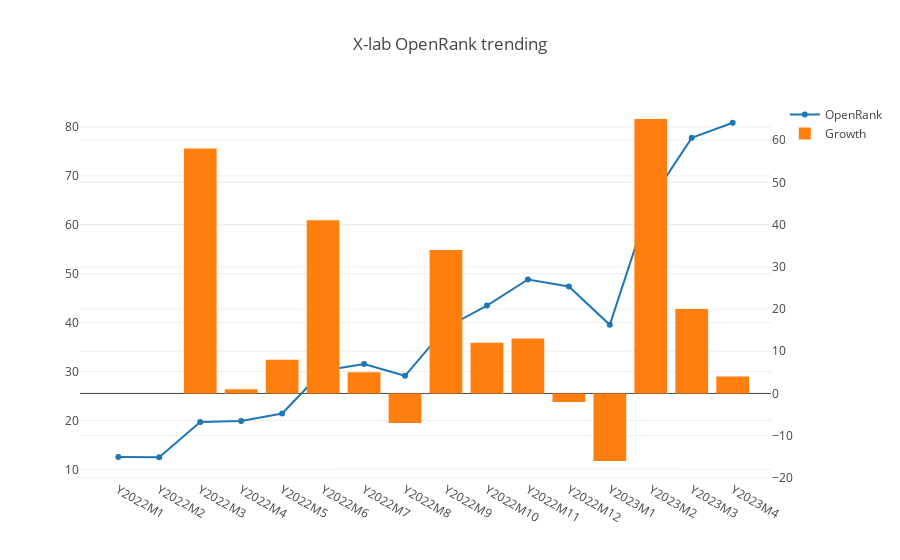

This figure's notebook cell:
### Markdown cell above
## Overview

This part is the history OpenRank trending of all projects in X-lab community.

### Code cell
openDigger.index.openrank.getRepoOpenrank({
    repoIds: [288431943, 470364208, 467768946, 461374162, 471252840, 477937218, 428629051, 262909684, 221379769, 259035151, 358757145, 502755745, 508325123, 533339106, 572845686, 584603594 ],
    startYear, startMonth,
    endYear, endMonth, percision: 2,
    groupTimeRange: 'month', limit: -1, order: 'DESC',
}).then(data => {
    var x = [], v = [], g = []; g.push(0);
    forEveryMonth((y, m, index) => {
        var key = `Y${y}M${m}`;
        x.push(key); v.push(0);
        data.forEach(row => { v[index] += (row.openrank[index] ? row.openrank[index] : 0); row[key] = row.openrank[index] ? row.openrank[index] : 0; });
        if (index > 0) g.push(Math.ceil((v[index]-v[index-1])*100/v[index-1]));
    });
    data.forEach(row => { delete row.openrank; delete row.org; });
    console.table(data);
    openDigger.render.plotly([
        { x, y: v, type: 'scatter', name: 'OpenRank' },
        { x, y: g, type: 'bar', yaxis: 'y2', name: 'Growth'}
    ], {
        title: 'X-lab OpenRank trending',
        yaxis2: { overlaying: 'y', side: 'right' }
    });
    console.log(`2022.7 based growth: ${v.map(i => (i/v[6]).toFixed(2))}`);
    fs.writeFileSync('all_data.json', JSON.stringify(data));
});

### Figure 1 — Plotly figure (JSON) as saved in the notebook; plotly's stock layout.template omitted (floating-point values rounded to 4 significant figures)
{"data": [{"name": "OpenRank", "type": "scatter", "x": ["Y2022M1", "Y2022M2", "Y2022M3", "Y2022M4", "Y2022M5", "Y2022M6", "Y2022M7", "Y2022M8", "Y2022M9", "Y2022M10", "Y2022M11", "Y2022M12", "Y2023M1", "Y2023M2", "Y2023M3", "Y2023M4"], "y": [12.53, 12.47, 19.7, 19.88, 21.42, 30.16, 31.55, 29.12, 38.96, 43.48, 48.82, 47.4, 39.54, 65.07, 77.77, 80.86]}, {"name": "Growth", "type": "bar", "x": ["Y2022M1", "Y2022M2", "Y2022M3", "Y2022M4", "Y2022M5", "Y2022M6", "Y2022M7", "Y2022M8", "Y2022M9", "Y2022M10", "Y2022M11", "Y2022M12", "Y2023M1", "Y2023M2", "Y2023M3", "Y2023M4"], "y": [0, 0, 58, 1, 8, 41, 5, -7, 34, 12, 13, -2, -16, 65, 20, 4], "yaxis": "y2"}], "layout": {"autosize": true, "title": {"text": "X-lab OpenRank trending"}, "xaxis": {"autorange": true, "range": [-0.9029, 15.9], "type": "category"}, "yaxis": {"autorange": true, "range": [6.826, 86.5], "type": "linear"}, "yaxis2": {"autorange": true, "overlaying": "y", "range": [-20.5, 69.5], "side": "right", "type": "linear"}}}
